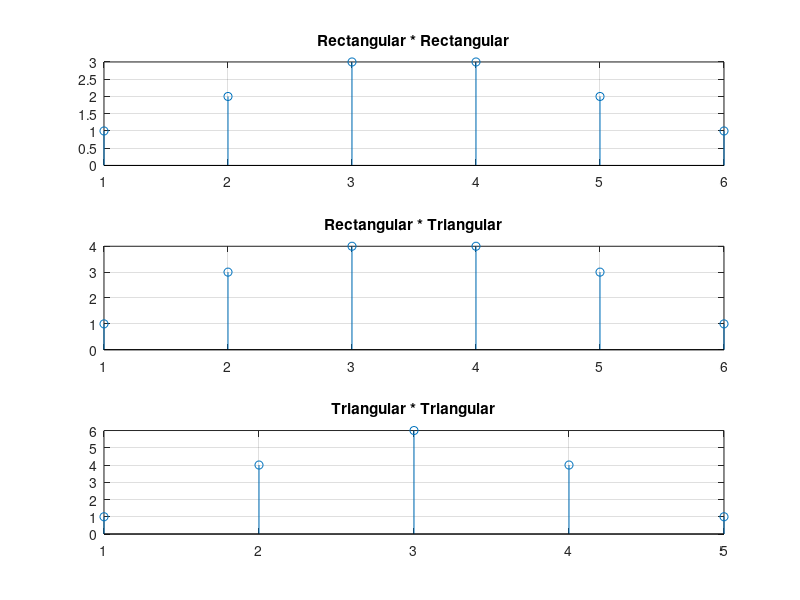

Recreate this plot in MATLAB.
clc;
clear;
close all;

% Rectangular * Rectangular
x = [1 1 1 1];
h = [1 1 1];
y = zeros(1,length(x)+length(h)-1);

for n = 1:length(y)
for k = 1:length(x)
j = n-k+1;
if j >= 1 && j <= length(h)
y(n) = y(n) + x(k)*h(j);
end
end
end
disp('Rectangular * Rectangular =');
disp(y);

% Rectangular * Triangular
x = [1 1 1 1];
h = [1 2 1];
y = zeros(1,length(x)+length(h)-1);

for n = 1:length(y)
for k = 1:length(x)
j = n-k+1;
if j >= 1 && j <= length(h)
y(n) = y(n) + x(k)*h(j);
end
end
end
disp('Rectangular * Triangular =');
disp(y);

% Triangular * Triangular
x = [1 2 1];
h = [1 2 1];
y = zeros(1,length(x)+length(h)-1);

for n = 1:length(y)
for k = 1:length(x)
j = n-k+1;
if j >= 1 && j <= length(h)
y(n) = y(n) + x(k)*h(j);
end
end
end
disp('Triangular * Triangular =');
disp(y);

figure;
subplot(3,1,1); stem([1 2 3 4 5 6],[1 2 3 3 2 1]); grid on;
title('Rectangular * Rectangular');

subplot(3,1,2); stem([1 2 3 4 5 6],[1 3 4 4 3 1]); grid on;
title('Rectangular * Triangular');

subplot(3,1,3); stem([1 2 3 4 5],[1 4 6 4 1]); grid on;
title('Triangular * Triangular');
